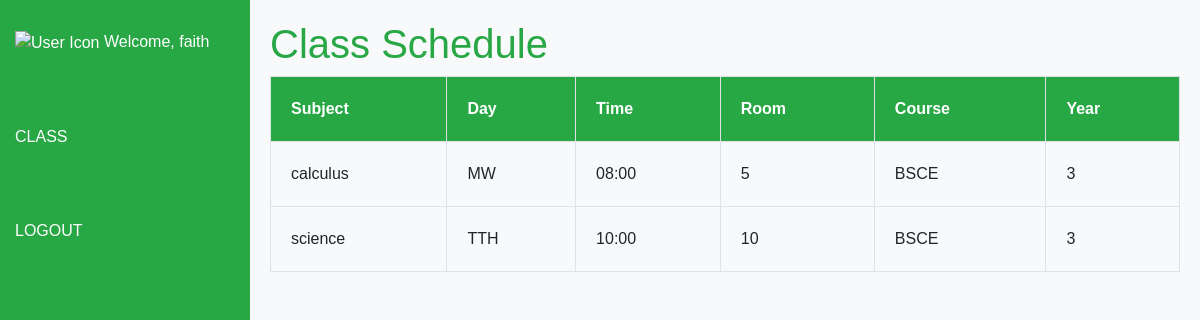
The page /index.php (signed in) on the database its author committed.
### tables this page shows
CREATE TABLE `user` (
  `id` int(11) NOT NULL,
  `name` varchar(50) NOT NULL,
  `username` varchar(50) NOT NULL,
  `password` varchar(255) NOT NULL
);

CREATE TABLE `subject` (
  `subject_id` int(11) NOT NULL,
  `subject_name` varchar(255) DEFAULT NULL,
  `instructor_id` int(11) DEFAULT NULL,
  `Time` varchar(50) DEFAULT NULL,
  `Day` varchar(20) DEFAULT NULL,
  `Room` varchar(20) DEFAULT NULL,
  `Course` varchar(50) DEFAULT NULL,
  `Year` int(11) DEFAULT NULL
);

### index.php (the view, shortened to what this page needs)
<?php
require 'connection.php';
$user_id = $_SESSION['user_id'];
$userSql = "SELECT username FROM user WHERE id = $user_id";
$userResult = $conn->query($userSql);
if ($userResult->num_rows == 1) {
    $user = $userResult->fetch_assoc();
    $name = $user['username'];
} else {
    $name = "Guest";
}
$subjectSql = "SELECT Time, Day, subject_name, Room, Course, Year
               FROM subject
               WHERE instructor_id = $user_id";
$subjectResult = $conn->query($subjectSql);
?>
<!DOCTYPE html>
<html lang="en">
<head>
    <link href="https://cdn.jsdelivr.net/npm/bootstrap@5.1.3/dist/css/bootstrap.min.css" rel="stylesheet" />
    <link rel="stylesheet" href="../JAYRIEL/css/bootstrap.css">
    <link rel="stylesheet" href="../jayriel/css/styles.css" />
</head>
<body>
    <nav class="sidenav">
        <a href="index.php">
            <img src="../jayriel/image/user_icon.png" alt="User Icon" width="80" height="80" />
            <span>Welcome, <?php echo $name; ?></span>
        </a>
        <a href="class.php">CLASS</a>
        <a href="login.php">LOGOUT</a>
    </nav>
    <div class="main">
        <table class="teacher-table">
            <h1>Class Schedule</h1>
            <thead>
                <tr>
                    <th>Subject</th>
                    <th>Day</th>
                    <th>Time</th>
                    <th>Room</th>
                    <th>Course</th>
                    <th>Year</th>
                </tr>
            </thead>
            <tbody>
                <?php
                if ($subjectResult->num_rows > 0) {
                    while ($row = $subjectResult->fetch_assoc()) {
                        echo "<tr>";
                        echo "<td>" . $row['subject_name'] . "</td>";
                        echo "<td>" . $row['Day'] . "</td>";
                        echo "<td>" . $row['Time'] . "</td>";
                        echo "<td>" . $row['Room'] . "</td>";
                        echo "<td>" . $row['Course'] . "</td>";
                        echo "<td>" . $row['Year'] . "</td>";
                        echo "</tr>";
                    }
                } else {
                    echo "<tr><td colspan='6'>No data found</td></tr>";
                }
                ?>
            </tbody>
        </table>
    </div>
</body>
</html>

### styles.css (style rules this page uses)
body { font-family: Arial, sans-serif; margin: 0; padding: 0; }
.sidenav { height: 100%; width: 250px; position: fixed; top: 0; left: 0; background-color: #28a745; padding-top: 20px; }
.sidenav a { padding: 10px 15px; text-decoration: none; display: block; color: #fff; margin-bottom: 50px; }
.main { margin-left: 250px; padding: 20px; }
.teacher-table { width: 100%; border-collapse: collapse; }
th, td { border: 1px solid #dee2e6; padding: 20px; text-align: left; }
th { background-color: #28a745; color: white; }
body { background-color: #f8f9fa; }
h1 { color: #28a745; }

### rows shown on the page
user: username "faith"
subject: subject_name "calculus", Day "MW", Time "08:00", Room "5", Course "BSCE", Year "3"
subject: subject_name "science", Day "TTH", Time "10:00", Room "10", Course "BSCE", Year "3"
